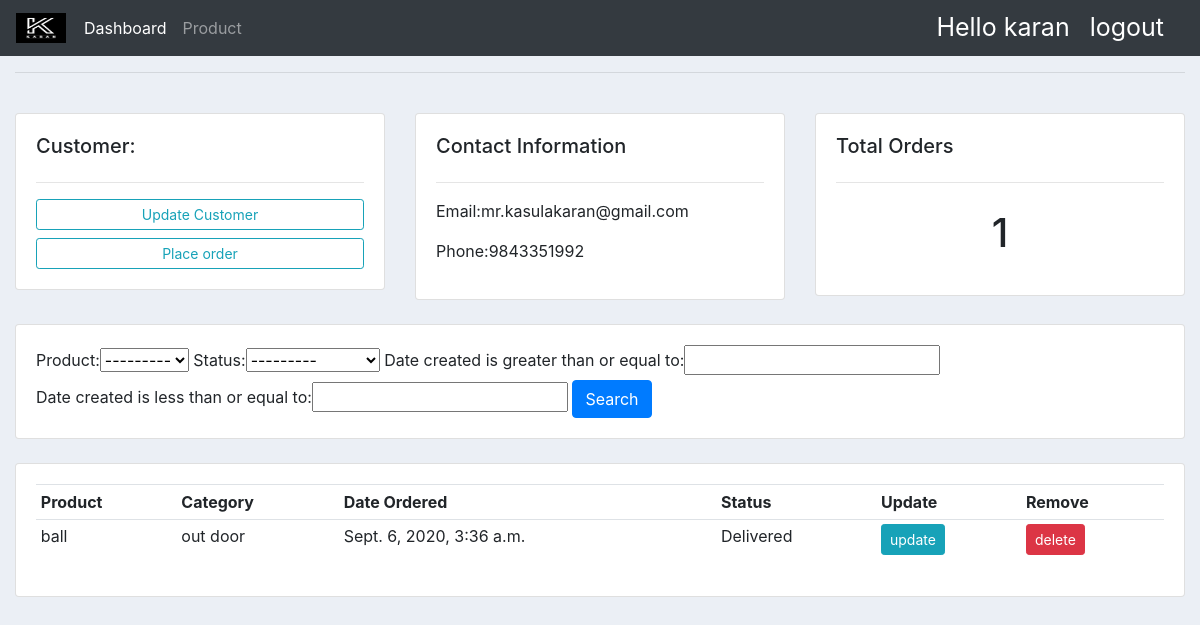
The page /customer/3/ (signed in) on the database its author committed.
### accounts/models.py (models this page shows, shortened)
class Customer(models.Model):
	user=models.OneToOneField(User,null=True,blank=True,on_delete=models.CASCADE)
	name=models.CharField(max_length=200,null=True)
	phone=models.CharField(max_length=200,null=True)
	email=models.CharField(max_length=200,null=True)
	profile_pic=models.ImageField(default="logo.png",null=True,blank=True)
	date_created=models.DateTimeField(auto_now_add=True)

class Order(models.Model):
	STATUS=(
		('Pending','Pending'),
		('Out of delivery','Out of delivery'),
		('Delivered','Delivered'),
		)
	customer=models.ForeignKey(Customer,null=True,on_delete=models.SET_NULL)
	product=models.ForeignKey(Product,null=True,on_delete=models.SET_NULL)
	date_created=models.DateTimeField(auto_now_add=True,null=True)
	status=models.CharField(max_length=200,null=True,choices=STATUS)

class Product(models.Model):
	CATEGORY=(
			('Indoor','Indoor'),
			('out door','Out door'),
			)
	name=models.CharField(max_length=200,null=True)
	price=models.FloatField(null=True)
	category=models.CharField(max_length=200,null=True,choices=CATEGORY)
	descrption=models.CharField(max_length=200,null=True,blank=True)
	date_created=models.DateTimeField(auto_now_add=True)
	tags=models.ManyToManyField(Tag)
	def __str__(self):
		return self.name

### accounts/decorators.py (the view)
		def wrapper_func(request,*args,**kwargs):
			group= None
			if request.user.groups.exists():
				group=request.user.groups.all()[0].name
			if group in allowed_roles:
				return view_func(request,*args,**kwargs)
			else:
				return HttpResponse("Sorry you are customer and not authorized for this section")

### accounts/views.py (called while the page is built)
@login_required(login_url='login')
@allowed_users(allowed_roles=['admin'])
def customer(request, pk_test):
	customer=Customer.objects.get(id=pk_test)
	orders=customer.order_set.all()
	orders_count=orders.count()
	myFilter=OrderFilter(request.GET,queryset=orders)
	orders=myFilter.qs
	context={'customer':customer,'orders':orders,'orders_count':orders_count,'myFilter':myFilter}
	return render(request,'accounts/customer.html',context)

### accounts/templates/accounts/customer.html
{% extends 'accounts/main.html' %}
{% block content %}
	<br>
	<div class="row">
		<div class="col-md">
			<div class="card card-body">
				<h5>Customer:</h5>
				<hr>
				<a class="btn btn-outline-info btn-sm btn-block" href="">Update Customer</a>
				<a class="btn btn-outline-info btn-sm btn-block" href="{% url 'create_order' customer.id %}">
					Place order
				</a>
			</div>
		</div>
		<div class="col-md">
			<div class="card card-body">
				<h5>Contact Information</h5>
				<hr>
				<p>Email:{{customer.email}}</p>
				<p>Phone:{{customer.phone}}</p>
			</div>
		</div>
		<div class="col-md">
			<div class="card card-body">
				<h5>Total Orders</h5>
				<hr>
				<h1 style="text-align: center;padding: 10px">{{orders_count}}</h1>
			</div>
		</div>
	</div>
	<br>
	<div class="row">
		<div class="col">
			<div class="card card-body">
				<form method="get">
					{{myFilter.form}}
					<button class="btn btn-primary" type="submit">Search</button>
				</form>
			</div>
		</div>
	</div>
	<br>
	<div class="row">
		<div class="col">
			<div class="card card-body">
				<table class="table table-sm">
					<tr>
						<th>Product</th>
						<th>Category</th><th>Date Ordered</th><th>Status</th><th>Update</th><th>Remove</th>
					</tr>
					{%for order in orders%}
					<tr>
						<td>{{order.product}}</td>
						<td>{{order.product.category}}</td>
						<td>{{order.date_created}}</td>
						<td>{{order.status}}</td>
						<td><a class="btn btn-sm btn-info" href="{% url 'updateOrder' order.id %}">update</td>
						<td><a class="btn btn-sm btn-danger" href="{% url 'deleteOrder' order.id %}">delete</td>
					</tr>
					{%endfor%}
				</table>
			</div>
		</div>
	</div>
{% endblock %}

### accounts/templates/accounts/navbar.html
{% load static %}
<nav class="navbar navbar-expand-lg navbar-dark bg-dark">
	<img id="logo" src="{% static '/images/logo.png' %}">
  <div class="collapse navbar-collapse" id="navbarSupportedContent">
    <ul class="navbar-nav mr-auto">
      {% if request.user.is_staff %}
      <li class="nav-item active">
        <a class="nav-link" href="{% url 'home' %}">Dashboard</a>
      </li>
      <li class="nav-item">
        <a class="nav-link" href="{% url 'products' %}">Product</a>
      </li>
      {% else %}
      <a class="nav-link" href="{% url 'account' %}" style="font-size: 20px;">Setting</a>
      </li>
      {% endif %}
    </ul>
    <span id="hello-msg" class="hello-msg">Hello {{request.user}}</span>
    <span><a class="hello-msg" href="{% url 'logout'%}">logout</a></span>
  </div>
</nav>

### static/css/main.css (style rules this page uses)
#logo { height: 30px; width: 50px; margin-right: 10px; }
body { background-color: #ebeff5; }
.hello-msg { font-size: 25px; color: #fff; margin-right: 20px; }

### rows shown on the page
Customer: email "mr.kasulakaran@gmail.com", phone "9843351992"
Order: product "ball", product.category "out door", date_created "Sept. 6, 2020, 3:36 a.m.", status "Delivered"

### other values the page prints
{{ request.user }} "karan"
{{ orders_count }} "1"
